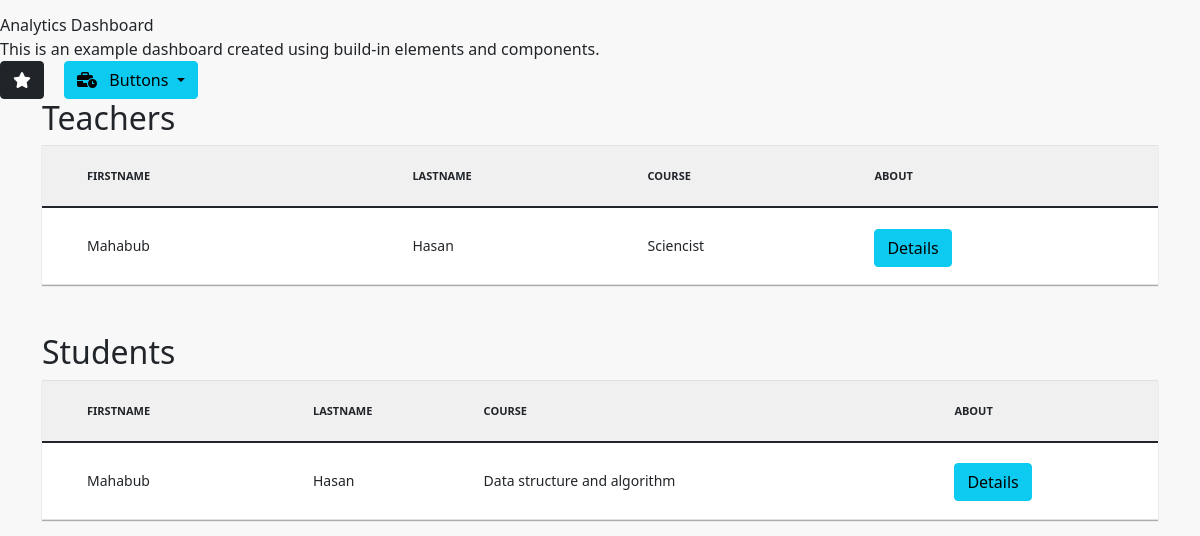
Page /view_users/ (lower part) on the earlier database version.
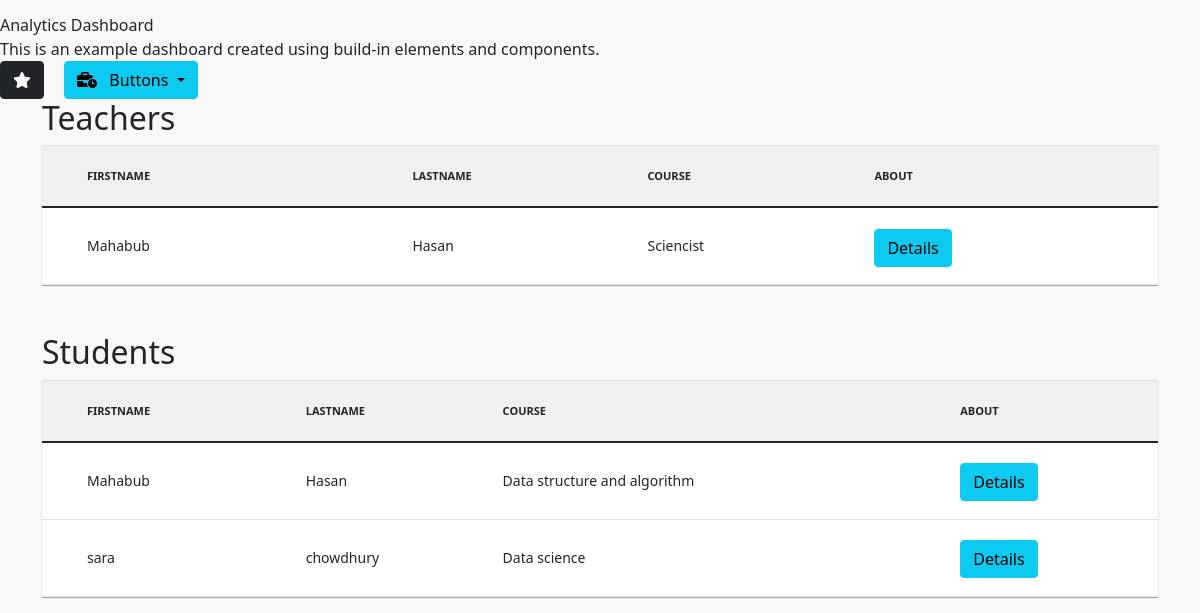
Same page on the later database version.
### app/models.py (models this page shows, shortened)
class StaffRegisterForm(models.Model):
    subject_choice = (("Bangla", "Bangla"), ("English", "English"),
                      ("Math", "Math"), ("ICT", "ICT"), ("Physics", "Physics"), ("Chemistry", "Chemistry"), ("Higher Math", "Higher Math"), ('Accounting', 'Accounting'), ('Finance & Banking', 'Finance & Banking'), ('General Science', 'General Science'), ('Bussiness Studies', 'Bussiness Studies'), ('Economics', 'Economics'), ('History', 'History'), ('Ethics', 'Ethics'), ('Others', 'Others'),)
    course_choice = (("Science", "Science"), ("Commerce", "Commerce"),
                     ("Arts", "Arts"), ('Others', 'Others'),)
    blood_group = (('A+', 'A+'), ('A-', 'A-'), ('B+', 'B+'), ('B-', 'B-'), ('AB+',
                   'AB+'), ('AB-', 'AB-'), ('O+', 'O+'), ('O-', 'O-'), ('Others', 'Others'),)
    religion_group = (('Islam', 'Islam'), ('Christan', 'Chirstan'),
                      ('Hindu', 'Hindu'), ('Buddho', 'Buddho'), ('Others', 'Others'),)
    first_name = models.CharField(max_length=100)
    last_name = models.CharField(max_length=100)
    father_name = models.CharField(max_length=100)
    mother_name = models.CharField(max_length=100)
    subject_choice = models.CharField(
        max_length=100, choices=subject_choice, default='Chemistry')
    date_of_birth = models.DateTimeField(max_length=10)
    gender = models.CharField(max_length=20, choices=(
        ("male", "male"), ("female", "female")), default='male')
    course = models.CharField(
        max_length=100, choices=course_choice, default='Science')
    section = models.CharField(max_length=100, choices=(
        ("Morning", "Morning"), ("Afternoon", "Afternoon"), ("Evening", "Evening")), default='Morning')
    phone_number = models.IntegerField()
    blood_group = models.CharField(
        max_length=10, choices=blood_group, default='A+')
    religion = models.CharField(
        max_length=50, choices=religion_group, default='Islam')
    """ profile_img = models.ImageField(upload_to='assets/images') """

class StudentRegisterForm(models.Model):
    father_choice = (("Teacher", "Teacher"), ("Professor", "Professor"),
                     ("Businessman", "Businessman"), ("Sciencist", "Sciencist"), ("Farmer", "Farmer"), ("NGO", "NGO"), ("Banker", "Banker"), ('Others', 'Others'),)
    mother_choice = (("Teacher", "Teacher"), ("Professor", "Professor"),
                     ("Businessman", "Businessman"), ("Sciencist", "Sciencist"), ("Housewife", "Housewife"), ("NGO", "NGO"), ("Banker", "Banker"), ('Others', 'Others'),)
    blood_group = (('A+', 'A+'), ('A-', 'A-'), ('B+', 'B+'), ('B-', 'B-'), ('AB+',
                   'AB+'), ('AB-', 'AB-'), ('O+', 'O+'), ('O-', 'O-'), ('Others', 'Others'),)
    religion_group = (('Islam', 'Islam'), ('Christan', 'Chirstan'),
                      ('Hindu', 'Hindu'), ('Buddho', 'Buddho'), ('Others', 'Others'),)
    first_name = models.CharField(max_length=100)
    last_name = models.CharField(max_length=100)
    father_name = models.CharField(max_length=100)
    mother_name = models.CharField(max_length=100)
    father_occupation = models.CharField(max_length=100, choices=father_choice)
    mother_occupation = models.CharField(max_length=100, choices=mother_choice)
    date_of_birth = models.DateTimeField(max_length=10)
    gender = models.CharField(max_length=20, choices=(
        ("male", "male"), ("female", "female")))
    course = models.CharField(max_length=100)
    section = models.CharField(max_length=100)
    phone_number = models.IntegerField()
    blood_group = models.CharField(max_length=10, choices=blood_group)
    religion = models.CharField(
        max_length=50, choices=religion_group, default='Islam')
    """ profile_img = models.ImageField(upload_to='assets/images') """

### app/views.py (the view)
# urls.py: path('view_users/', views.ViewUSers, name='view_users'),
def ViewUSers(request):
    users = StaffRegisterForm.objects.all()
    students = StudentRegisterForm.objects.all()
    return render(request, 'viewusers.html', {'users': users, 'students': students})

### app/templates/viewusers.html
{% extends 'base.html' %} {% load static %}{% block css %}
<link rel="stylesheet" href="{% static 'css/studentmanager.css' %}" />
{% endblock css %} {% block content %} {% include 'navbardashboard.html' %}
<div class="container ">
  <h2>Teachers</h2>
  <table class="table">
    <thead>
      <tr>
        <th>Firstname</th>
        <th>Lastname</th>
        <th>Course</th>
        <th>About</th>
      </tr>
    </thead>
    <tbody>
      {% if users %} {% for st in users %}
      <tr>
        <td data-label="first-name">{{st.first_name}}</td>
        <td data-label="last-name">{{st.last_name}}</td>
        <td data-label="email">{{st.course}}</td>
        <td data-label="email">
          <button type="button" class="btn btn-info">Details</button>
        </td>
      </tr>
      {% endfor %} {% endif %}
    </tbody>
  </table>
</div>
<div class="container mt-5">
  <h2>Students</h2>
  <table class="table">
    <thead>
      <tr>
        <th>Firstname</th>
        <th>Lastname</th>
        <th>Course</th>
        <th>About</th>
      </tr>
    </thead>
    <tbody>
      {% if students %} {% for st in students %}
      <tr>
        <td data-label="first-name">{{st.first_name}}</td>
        <td data-label="last-name">{{st.last_name}}</td>
        <td data-label="email">{{st.course}}</td>
        <td data-label="email">
          <button type="button" class="btn btn-info">Details</button>
        </td>
      </tr>
      {% endfor %} {% endif %}
    </tbody>
  </table>
</div>
{% endblock content %}

Differences in the rows shown:
added StudentRegisterForm: first_name "sara", last_name "chowdhury", course "Data science"
